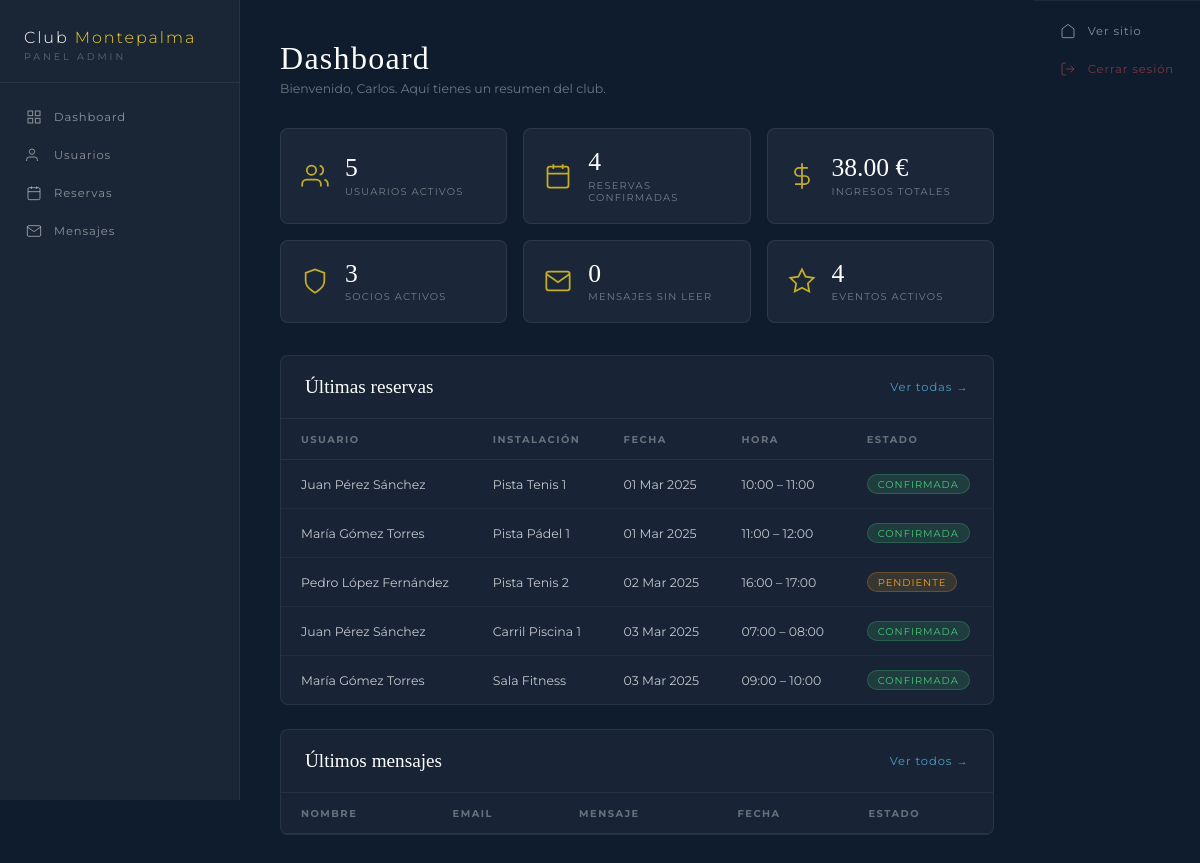
Page /admin/index.php (signed in) on the committed database.
### tables this page shows
CREATE TABLE reservas (
    id_reserva     INT AUTO_INCREMENT PRIMARY KEY,
    id_usuario     INT NOT NULL,
    id_instalacion INT NOT NULL,
    fecha          DATE NOT NULL,
    hora_inicio    TIME NOT NULL,
    hora_fin       TIME NOT NULL,
    estado         ENUM('pendiente', 'confirmada', 'cancelada') DEFAULT 'pendiente',
    precio_total   DECIMAL(6,2),
    notas          TEXT,
    fecha_creacion DATETIME DEFAULT CURRENT_TIMESTAMP,
    FOREIGN KEY (id_usuario)     REFERENCES usuarios(id_usuario),
    FOREIGN KEY (id_instalacion) REFERENCES instalaciones(id_instalacion),
     
    UNIQUE KEY no_overlap (id_instalacion, fecha, hora_inicio)
);

CREATE TABLE usuarios (
    id_usuario     INT AUTO_INCREMENT PRIMARY KEY,
    email          VARCHAR(100) UNIQUE NOT NULL,
    password       VARCHAR(255) NOT NULL,
    nombre         VARCHAR(50) NOT NULL,
    apellidos      VARCHAR(100) NOT NULL,
    telefono       VARCHAR(15),
    rol            ENUM('admin', 'empleado', 'cliente') DEFAULT 'cliente',
    fecha_registro DATETIME DEFAULT CURRENT_TIMESTAMP,
    activo         BOOLEAN DEFAULT TRUE
);

CREATE TABLE instalaciones (
    id_instalacion INT AUTO_INCREMENT PRIMARY KEY,
    nombre         VARCHAR(50) NOT NULL,
    tipo           ENUM('tenis', 'padel', 'futbol', 'piscina', 'fitness') NOT NULL,
    descripcion    TEXT,
    precio_hora    DECIMAL(6,2) NOT NULL,
    aforo          INT DEFAULT 1,
    estado         ENUM('disponible', 'mantenimiento') DEFAULT 'disponible'
);

### admin/index.php (the view, shortened to what this page needs)
<?php
$pdo = getDB();
$stats = [];
$stats['usuarios']  = $pdo->query('SELECT COUNT(*) FROM usuarios WHERE activo = 1')->fetchColumn();
$stats['reservas']  = $pdo->query('SELECT COUNT(*) FROM reservas WHERE estado = "confirmada"')->fetchColumn();
$stats['ingresos']  = $pdo->query('SELECT COALESCE(SUM(precio_total),0) FROM reservas WHERE estado = "confirmada"')->fetchColumn();
$stats['eventos']   = $pdo->query('SELECT COUNT(*) FROM eventos WHERE estado = "activo"')->fetchColumn();
$stats['mensajes']  = $pdo->query('SELECT COUNT(*) FROM contactos WHERE leido = 0')->fetchColumn();
$stats['socios']    = $pdo->query('SELECT COUNT(*) FROM socios WHERE estado = "activo"')->fetchColumn();
$ultimas_reservas = $pdo->query('
    SELECT r.*, u.nombre, u.apellidos, i.nombre AS instalacion
    FROM reservas r
    JOIN usuarios u ON r.id_usuario = u.id_usuario
    JOIN instalaciones i ON r.id_instalacion = i.id_instalacion
    ORDER BY r.fecha_creacion DESC LIMIT 5
')->fetchAll();
include __DIR__ . '/../admin/layout.php';
?>
<div class="admin-page-header">
    <h1>Dashboard</h1>
    <p>Bienvenido, <?= htmlspecialchars($_SESSION['user_name']) ?>. Aquí tienes un resumen del club.</p>
</div>
<div class="admin-stats">
    <div class="admin-stat-card">
        <svg viewBox="0 0 24 24" fill="none" stroke="currentColor" stroke-width="1.5">
            <path d="M17 21v-2a4 4 0 00-4-4H5a4 4 0 00-4 4v2"/><circle cx="9" cy="7" r="4"/>
            <path d="M23 21v-2a4 4 0 00-3-3.87M16 3.13a4 4 0 010 7.75"/>
        </svg>
        <div>
            <span><?= number_format($stats['usuarios']) ?></span>
            <p>Usuarios activos</p>
        </div>
    </div>
    <div class="admin-stat-card">
        <svg viewBox="0 0 24 24" fill="none" stroke="currentColor" stroke-width="1.5">
            <rect x="3" y="4" width="18" height="18" rx="2"/><path d="M16 2v4M8 2v4M3 10h18"/>
        </svg>
        <div>
            <span><?= number_format($stats['reservas']) ?></span>
            <p>Reservas confirmadas</p>
        </div>
    </div>
    <div class="admin-stat-card">
        <svg viewBox="0 0 24 24" fill="none" stroke="currentColor" stroke-width="1.5">
            <line x1="12" y1="1" x2="12" y2="23"/><path d="M17 5H9.5a3.5 3.5 0 000 7h5a3.5 3.5 0 010 7H6"/>
        </svg>
        <div>
            <span><?= number_format($stats['ingresos'], 2) ?> €</span>
            <p>Ingresos totales</p>
        </div>
    </div>
    <div class="admin-stat-card">
        <svg viewBox="0 0 24 24" fill="none" stroke="currentColor" stroke-width="1.5">
            <path d="M12 22s8-4 8-10V5l-8-3-8 3v7c0 6 8 10 8 10z"/>
        </svg>
        <div>
            <span><?= number_format($stats['socios']) ?></span>
            <p>Socios activos</p>
        </div>
    </div>
    <div class="admin-stat-card">
        <svg viewBox="0 0 24 24" fill="none" stroke="currentColor" stroke-width="1.5">
            <path d="M4 4h16c1.1 0 2 .9 2 2v12c0 1.1-.9 2-2 2H4c-1.1 0-2-.9-2-2V6c0-1.1.9-2 2-2z"/>
            <polyline points="22,6 12,13 2,6"/>
        </svg>
        <div>
            <span><?= number_format($stats['mensajes']) ?></span>
            <p>Mensajes sin leer</p>
        </div>
    </div>
    <div class="admin-stat-card">
        <svg viewBox="0 0 24 24" fill="none" stroke="currentColor" stroke-width="1.5">
            <polygon points="12 2 15.09 8.26 22 9.27 17 14.14 18.18 21.02 12 17.77 5.82 21.02 7 14.14 2 9.27 8.91 8.26 12 2"/>
        </svg>
        <div>
            <span><?= number_format($stats['eventos']) ?></span>
            <p>Eventos activos</p>
        </div>
    </div>
</div>
<div class="admin-block">
    <div class="admin-block-header">
        <h2>Últimas reservas</h2>
        <a href="reservas.php" class="admin-link">Ver todas →</a>
    </div>
    <div class="admin-table-wrap">
        <table class="admin-table">
            <thead><tr>
                <th>Usuario</th><th>Instalación</th><th>Fecha</th><th>Hora</th><th>Estado</th>
            </tr></thead>
            <tbody>
            <?php foreach ($ultimas_reservas as $r): ?>
            <tr>
                <td><?= htmlspecialchars($r['nombre'] . ' ' . $r['apellidos']) ?></td>
                <td><?= htmlspecialchars($r['instalacion']) ?></td>
                <td><?= date('d M Y', strtotime($r['fecha'])) ?></td>
                <td><?= substr($r['hora_inicio'],0,5) ?> – <?= substr($r['hora_fin'],0,5) ?></td>
                <td><span class="perfil-badge perfil-badge--<?= $r['estado'] ?>"><?= ucfirst($r['estado']) ?></span></td>
            </tr>
            <?php endforeach; ?>
            </tbody>
        </table>
    </div>
</div>
<div class="admin-block">
    <div class="admin-block-header">
        <h2>Últimos mensajes</h2>
        <a href="contactos.php" class="admin-link">Ver todos →</a>
    </div>
    <div class="admin-table-wrap">
        <table class="admin-table">
            <thead><tr>
                <th>Nombre</th><th>Email</th><th>Mensaje</th><th>Fecha</th><th>Estado</th>
            </tr></thead>
        </table>
    </div>
</div>
<?php include __DIR__ . '/layout_end.php'; ?>

### admin/layout.php (shortened to what this page needs)
<!DOCTYPE html>
<html lang="es">
<head>
    <link rel="stylesheet" href="admin.css">
</head>
<body class="admin-body">
    <aside class="admin-sidebar">
        <div class="admin-sidebar-brand">
            <a href="index.php">Club <span>Montepalma</span></a>
            <span>Panel Admin</span>
        </div>
        <nav class="admin-nav">
            <a href="index.php" class="admin-nav-item <?= ($currentPage ?? '') === 'dashboard' ? 'active' : '' ?>">
                <svg viewBox="0 0 24 24" fill="none" stroke="currentColor" stroke-width="1.5">
                    <rect x="3" y="3" width="7" height="7" />
                    <rect x="14" y="3" width="7" height="7" />
                    <rect x="3" y="14" width="7" height="7" />
                    <rect x="14" y="14" width="7" height="7" />
                </svg>
                Dashboard
            </a>
            <a href="usuarios.php" class="admin-nav-item <?= ($currentPage ?? '') === 'usuarios' ? 'active' : '' ?>">
                <svg viewBox="0 0 24 24" fill="none" stroke="currentColor" stroke-width="1.5">
                    <path d="M17 21v-2a4 4 0 00-4-4H5a4 4 0 00-4 4v2" />
                    <circle cx="9" cy="7" r="4" />
                </svg>
                Usuarios
            </a>
            <a href="reservas.php" class="admin-nav-item <?= ($currentPage ?? '') === 'reservas' ? 'active' : '' ?>">
                <svg viewBox="0 0 24 24" fill="none" stroke="currentColor" stroke-width="1.5">
                    <rect x="3" y="4" width="18" height="18" rx="2" />
                    <path d="M16 2v4M8 2v4M3 10h18" />
                </svg>
                Reservas
            </a>
            <a href="contactos.php" class="admin-nav-item <?= ($currentPage ?? '') === 'contactos' ? 'active' : '' ?>">
                <svg viewBox="0 0 24 24" fill="none" stroke="currentColor" stroke-width="1.5">
                    <path d="M4 4h16c1.1 0 2 .9 2 2v12c0 1.1-.9 2-2 2H4c-1.1 0-2-.9-2-2V6c0-1.1.9-2 2-2z" />
                    <polyline points="22,6 12,13 2,6" />
                </svg>
                Mensajes
            </a>
        </nav>
    </aside>
    <main class="admin-main">

### admin/layout_end.php (shortened to what this page needs)
</main>
<div class="admin-sidebar-footer">
    <a href="/club-montepalma/public/index.php" class="admin-nav-item">
        <svg viewBox="0 0 24 24" fill="none" stroke="currentColor" stroke-width="1.5">
            <path d="M3 9l9-7 9 7v11a2 2 0 01-2 2H5a2 2 0 01-2-2z" />
        </svg>
        Ver sitio
    </a>
    <a href="/club-montepalma/includes/logout.php" class="admin-nav-item admin-nav-logout">
        <svg viewBox="0 0 24 24" fill="none" stroke="currentColor" stroke-width="1.5">
            <path d="M9 21H5a2 2 0 01-2-2V5a2 2 0 012-2h4M16 17l5-5-5-5M21 12H9" />
        </svg>
        Cerrar sesión
    </a>
</div>
</body>
</html>

### admin/admin.css (style rules this page uses)
*, *::before, *::after { box-sizing: border-box; margin: 0; padding: 0; }
html { height: 100%; }
body.admin-body { display: flex; flex-direction: row; min-height: 100vh; background: #0f1c2e !important; color: rgba(255, 255, 255, .8); font-family: 'Montserrat', sans-serif; overflow-x: hidden; }
.admin-sidebar { width: 240px; min-width: 240px; flex-shrink: 0; background: #1a2635; border-right: 1px solid rgba(255, 255, 255, .06); display: flex; flex-direction: column; position: sticky; top: 0; height: 100vh; overflow-y: auto; z-index: 100; }
.admin-sidebar-brand { padding: 28px 24px 20px; border-bottom: 1px solid rgba(255, 255, 255, .06); display: flex; flex-direction: column; gap: 4px; }
.admin-sidebar-brand a { font-family: 'Montserrat', sans-serif; font-size: 1rem; font-weight: 300; letter-spacing: 0.12em; text-decoration: none; color: #ffffff; }
.admin-sidebar-brand a span { color: #f0d020; }
.admin-sidebar-brand>span { font-size: 0.6rem; letter-spacing: 0.3em; text-transform: uppercase; color: rgba(255, 255, 255, .3); }
.admin-nav { flex: 1; padding: 16px 12px; display: flex; flex-direction: column; gap: 2px; }
.admin-nav-item { display: flex; align-items: center; gap: 12px; padding: 10px 14px; border-radius: 8px; font-family: 'Montserrat', sans-serif; font-size: 0.72rem; letter-spacing: 0.08em; text-decoration: none; color: rgba(255, 255, 255, .5); transition: background .2s, color .2s; cursor: pointer; border: none; background: none; width: 100%; text-align: left; }
.admin-nav-item svg { width: 16px; height: 16px; flex-shrink: 0; }
.admin-nav-logout { color: rgba(199, 74, 74, .6); }
.admin-sidebar-footer { padding: 12px; border-top: 1px solid rgba(255, 255, 255, .06); display: flex; flex-direction: column; gap: 2px; }
.admin-main { flex: 1; min-width: 0; padding: 40px 40px 60px; display: flex; flex-direction: column; overflow-y: auto; }
.admin-page-header { margin-bottom: 32px; }
.admin-page-header h1 { font-family: 'Cormorant Garamond', serif; font-size: 2rem; font-weight: 300; color: #ffffff; letter-spacing: 0.04em; }
.admin-page-header p { font-size: 0.78rem; color: rgba(255, 255, 255, .4); margin-top: 4px; }
.admin-stats { display: grid; grid-template-columns: repeat(3, 1fr); gap: 16px; margin-bottom: 32px; width: 100%; }
.admin-stat-card { background: rgba(255, 255, 255, .05); border: 1px solid rgba(255, 255, 255, .08); border-radius: 8px; padding: 20px; display: flex; align-items: center; gap: 16px; transition: background .25s; }
.admin-stat-card>svg { width: 28px; height: 28px; stroke: #f0d020; opacity: .8; flex-shrink: 0; }
.admin-stat-card span { display: block; font-family: 'Cormorant Garamond', serif; font-size: 1.6rem; font-weight: 300; color: #ffffff; line-height: 1; }
.admin-stat-card p { font-size: 0.62rem; letter-spacing: 0.12em; text-transform: uppercase; color: rgba(255, 255, 255, .4); margin-top: 4px; }
.admin-block { background: rgba(255, 255, 255, .04); border: 1px solid rgba(255, 255, 255, .07); border-radius: 8px; overflow: hidden; margin-bottom: 24px; width: 100%; }
.admin-block-header { display: flex; align-items: center; justify-content: space-between; padding: 20px 24px; border-bottom: 1px solid rgba(255, 255, 255, .06); }
.admin-block-header h2 { font-family: 'Cormorant Garamond', serif; font-size: 1.2rem; font-weight: 400; color: #ffffff; margin: 0; }
.admin-link { font-size: 0.72rem; color: #4a9cc7; text-decoration: none; letter-spacing: 0.08em; transition: color .2s; }
.admin-table-wrap { overflow-x: auto; width: 100%; }
.admin-table { width: 100%; border-collapse: collapse; font-size: 0.78rem; }
.admin-table th { text-align: left; font-size: 0.62rem; letter-spacing: 0.15em; text-transform: uppercase; color: rgba(255, 255, 255, .35); padding: 14px 20px; border-bottom: 1px solid rgba(255, 255, 255, .06); white-space: nowrap; }
.admin-table td { padding: 14px 20px; color: rgba(255, 255, 255, .75); border-bottom: 1px solid rgba(255, 255, 255, .04); vertical-align: middle; }
.admin-table tr:last-child td { border-bottom: none; }
.perfil-badge { display: inline-block; padding: 3px 10px; border-radius: 20px; font-size: 0.62rem; letter-spacing: 0.1em; text-transform: uppercase; }
.perfil-badge--confirmada { background: rgba(74, 199, 120, .15); color: #4ac778; border: 1px solid rgba(74, 199, 120, .25); }
.perfil-badge--pendiente { background: rgba(240, 160, 32, .15); color: #f0a020; border: 1px solid rgba(240, 160, 32, .25); }

### rows in the picture
reservas: id_usuario.apellidos "Juan Pérez Sánchez", id_instalacion.nombre "Pista Tenis 1", fecha "01 Mar 2025", hora_inicio "10:00", hora_fin "11:00", estado "CONFIRMADA"
reservas: id_usuario.apellidos "María Gómez Torres", id_instalacion.nombre "Pista Pádel 1", fecha "01 Mar 2025", hora_inicio "11:00", hora_fin "12:00", estado "CONFIRMADA"
reservas: id_usuario.apellidos "Pedro López Fernández", id_instalacion.nombre "Pista Tenis 2", fecha "02 Mar 2025", hora_inicio "16:00", hora_fin "17:00", estado "PENDIENTE"
reservas: id_usuario.apellidos "Juan Pérez Sánchez", id_instalacion.nombre "Carril Piscina 1", fecha "03 Mar 2025", hora_inicio "07:00", hora_fin "08:00", estado "CONFIRMADA"
reservas: id_usuario.apellidos "María Gómez Torres", id_instalacion.nombre "Sala Fitness", fecha "03 Mar 2025", hora_inicio "09:00", hora_fin "10:00", estado "CONFIRMADA"

### other values in the picture
$_SESSION['user_name'] "Carlos"
$stats['usuarios'] "5"
$stats['reservas'] "4"
$stats['ingresos'] "38.00"
$stats['socios'] "3"
$stats['mensajes'] "0"
$stats['eventos'] "4"
